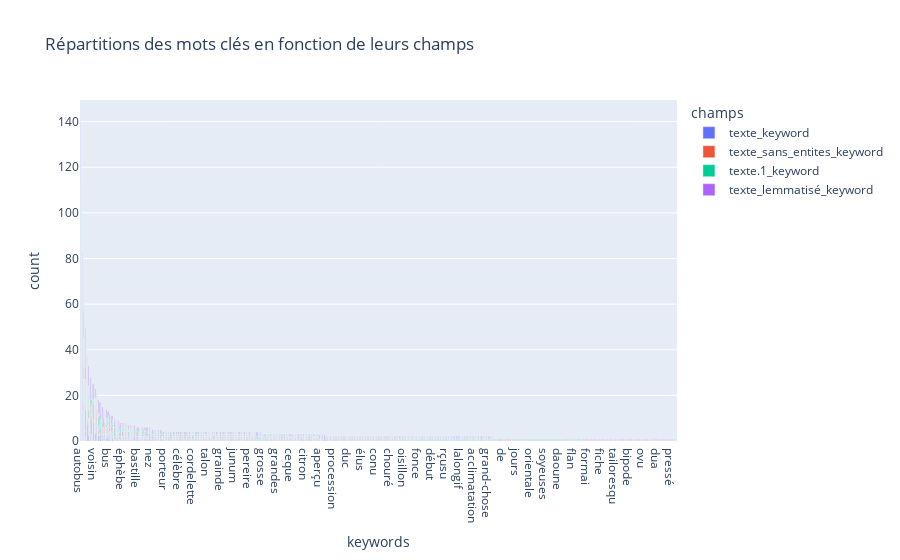

Here is the notebook cell this chart was saved with:
### Code cell
df_for_bar_chart= pd.DataFrame(columns=["keywords","champs","count"])
for key in data.keys():
    if "_keyword" in key :
        list_keywords,fig =analyze_columns(key,"Mots clés extraient  à partir"+key)
        counter_keywords =Counter(list_keywords)
        df_transit =pd.DataFrame({
            "keywords":list(counter_keywords.keys()),
            "champs":key,
            "count":list(counter_keywords.values())
        })
        df_for_bar_chart = df_for_bar_chart.append(df_transit , ignore_index = True)

print(df_for_bar_chart.head())
fig = px.bar(df_for_bar_chart, x="keywords", y="count", color="champs", title="Répartitions des mots clés en fonction de leurs champs")
fig.update_layout(barmode='stack', xaxis={'categoryorder':'total descending'})
fig.show()

### Figure 1 — Plotly figure (JSON) as saved in the notebook; plotly's stock layout.template omitted (floating-point values rounded to 4 significant figures; data arrays with more than 128 entries replaced by an {"elided": "..."} marker saying what was removed)
{"data": [{"alignmentgroup": "True", "hovertemplate": "champs=texte_keyword<br>keywords=%{x}<br>count=%{y}<extra></extra>", "legendgroup": "texte_keyword", "marker": {"color": "#636efa", "pattern": {"shape": ""}}, "name": "texte_keyword", "offsetgroup": "texte_keyword", "orientation": "v", "showlegend": true, "textposition": "auto", "x": {"elided": "808 str values"}, "xaxis": "x", "y": {"elided": "808 int values"}, "yaxis": "y", "type": "bar"}, {"alignmentgroup": "True", "hovertemplate": "champs=texte_sans_entites_keyword<br>keywords=%{x}<br>count=%{y}<extra></extra>", "legendgroup": "texte_sans_entites_keyword", "marker": {"color": "#EF553B", "pattern": {"shape": ""}}, "name": "texte_sans_entites_keyword", "offsetgroup": "texte_sans_entites_keyword", "orientation": "v", "showlegend": true, "textposition": "auto", "x": {"elided": "798 str values"}, "xaxis": "x", "y": {"elided": "798 int values"}, "yaxis": "y", "type": "bar"}, {"alignmentgroup": "True", "hovertemplate": "champs=texte.1_keyword<br>keywords=%{x}<br>count=%{y}<extra></extra>", "legendgroup": "texte.1_keyword", "marker": {"color": "#00cc96", "pattern": {"shape": ""}}, "name": "texte.1_keyword", "offsetgroup": "texte.1_keyword", "orientation": "v", "showlegend": true, "textposition": "auto", "x": {"elided": "1000 str values"}, "xaxis": "x", "y": {"elided": "1000 int values"}, "yaxis": "y", "type": "bar"}, {"alignmentgroup": "True", "hovertemplate": "champs=texte_lemmatisé_keyword<br>keywords=%{x}<br>count=%{y}<extra></extra>", "legendgroup": "texte_lemmatisé_keyword", "marker": {"color": "#ab63fa", "pattern": {"shape": ""}}, "name": "texte_lemmatisé_keyword", "offsetgroup": "texte_lemmatisé_keyword", "orientation": "v", "showlegend": true, "textposition": "auto", "x": {"elided": "992 str values"}, "xaxis": "x", "y": {"elided": "992 int values"}, "yaxis": "y", "type": "bar"}], "layout": {"xaxis": {"anchor": "y", "domain": [0.0, 1.0], "title": {"text": "keywords"}, "categoryorder": "total descending"}, "yaxis": {"anchor": "x", "domain": [0.0, 1.0], "title": {"text": "count"}}, "legend": {"title": {"text": "champs"}, "tracegroupgap": 0}, "title": {"text": "Répartitions des mots clés en fonction de leurs champs"}, "barmode": "stack"}}
